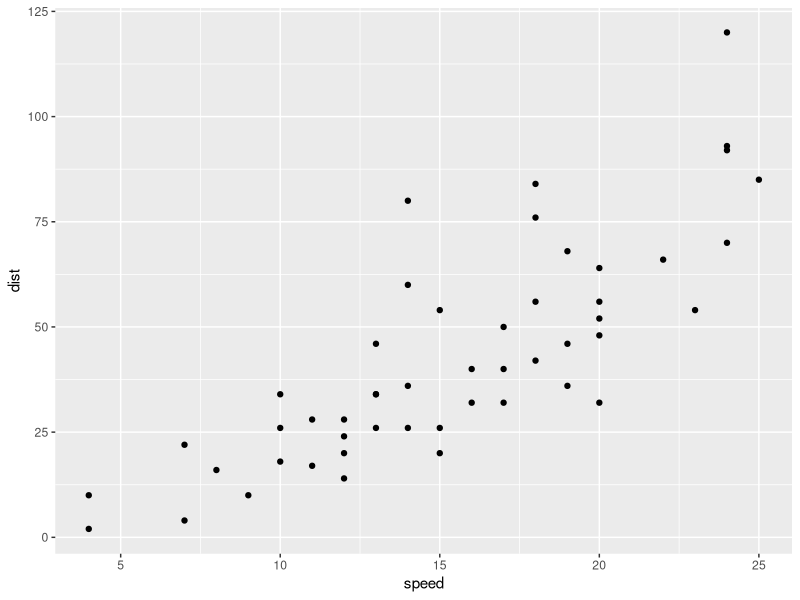
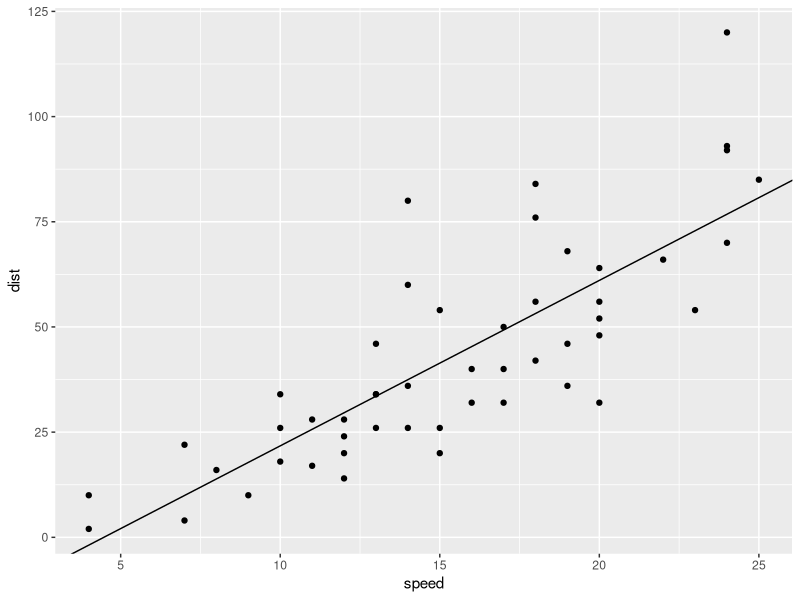
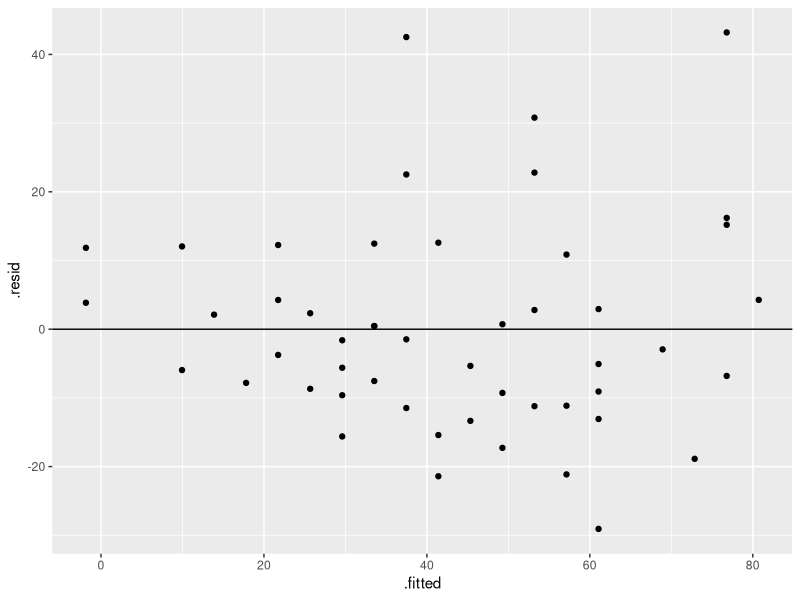
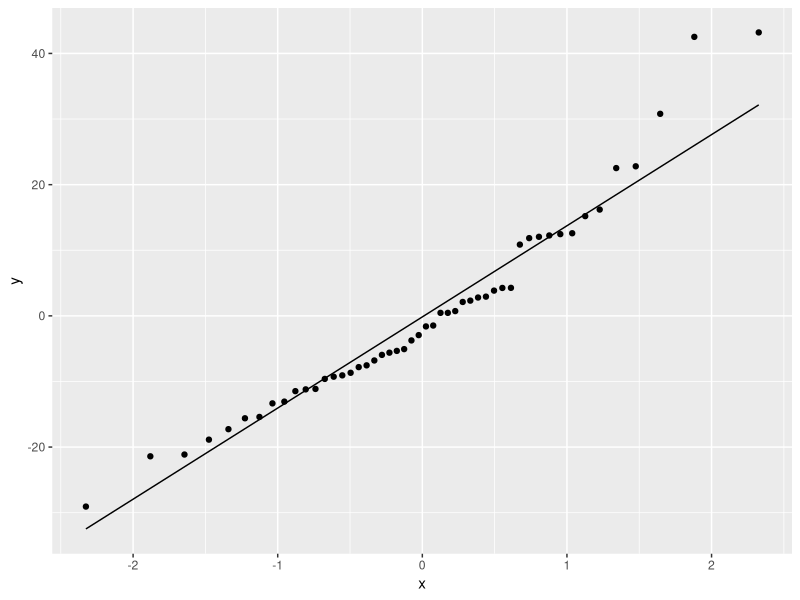
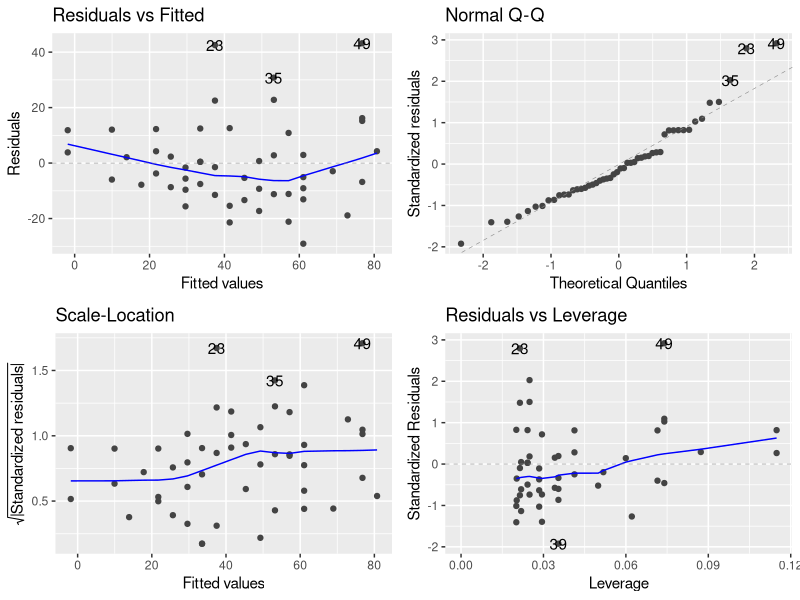

Generate these figures, in order, with R:
## ---- chunk 1
knitr::opts_chunk$set(echo = TRUE)
## ---- chunk 2
library(tidyverse)
library(pracma)
library(glue)
library(stats)
library(ggfortify)
## ---- chunk 3
data(cars)
df <- cars
df %>%
  ggplot(aes(x=speed, y= dist)) +
  geom_point()
## ---- chunk 4
df_lm <- lm(dist ~ speed, data = df)
(df_lm)
## ---- chunk 5
df %>%
  ggplot(aes(x=speed, y= dist)) +
  geom_point() +
  geom_abline(intercept = df_lm$coefficients[1], slope = df_lm$coefficients[2])
## ---- chunk 6
summary(df_lm)
## ---- chunk 7
ggplot(df_lm,aes(x=.fitted,y=.resid)) +
  geom_point() +
  geom_hline(yintercept = 0)
## ---- chunk 8
ggplot(df_lm,aes(sample =.resid)) +
  geom_qq() +
  geom_qq_line()
## ---- chunk 9
autoplot(df_lm)
